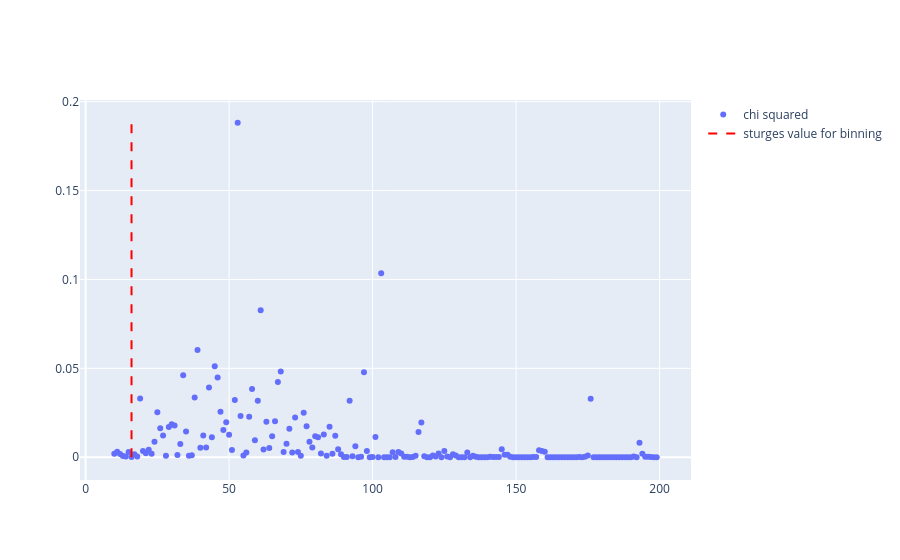

The code cell stored with this chart in its notebook:
### Code cell
fig = go.Figure()

fig.add_trace(go.Scatter(x=range_bins, y=chi2_list, mode="markers", name="chi squared"))
fig.add_trace(go.Scatter(x=[sturges(len(data_refact)), sturges(len(data_refact))],y=[min(chi2_list), max(chi2_list)],mode="lines",line=dict(dash="dash", color="red"),name="sturges value for binning"))
fig.update_layout(showlegend=True)
fig.show()

### Figure 1 — Plotly figure (JSON) as saved in the notebook; plotly's stock layout.template omitted (floating-point values rounded to 4 significant figures; data arrays with more than 128 entries replaced by an {"elided": "..."} marker saying what was removed)
{"data": [{"mode": "markers", "name": "chi squared", "type": "scatter", "x": {"elided": "190 int values"}, "y": {"elided": "190 float values"}}, {"line": {"color": "red", "dash": "dash"}, "mode": "lines", "name": "sturges value for binning", "type": "scatter", "x": [16, 16], "y": [9.093e-14, 0.1881]}], "layout": {"showlegend": true}}
